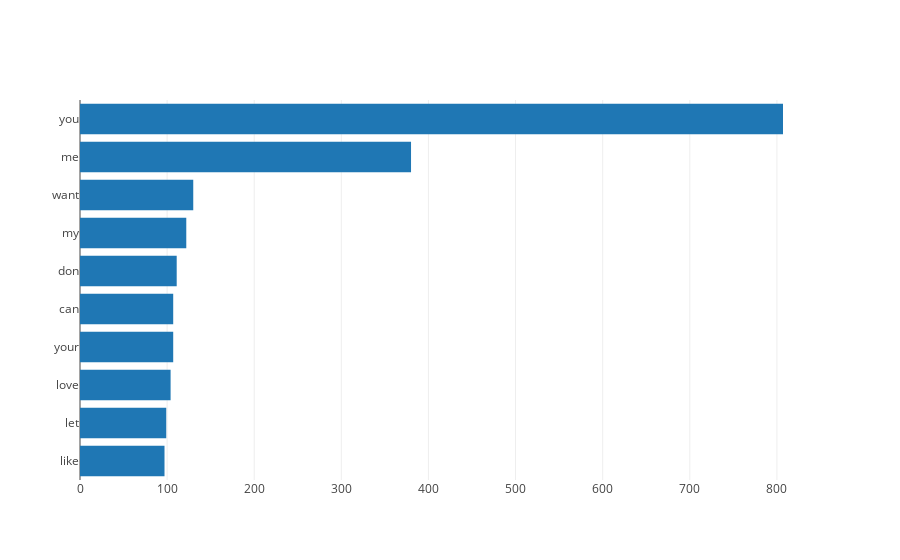

The notebook cell saved with this chart:
### Code cell
from plotly import graph_objs as go
import plotly.offline as py
py.init_notebook_mode(connected=True)

bars = [
    go.Bar(y=freq.sum().nlargest(10).index[::-1], x=freq.sum().nlargest(10).values[::-1], orientation='h')
]
fig = go.Figure(bars)
py.iplot(fig)

### Figure 1 — Plotly figure (JSON) as saved in the notebook; plotly's stock layout.template omitted (floating-point values rounded to 4 significant figures)
{"data": [{"orientation": "h", "type": "bar", "uid": "81c9b465-b6d3-4476-81a7-161e05147abe", "x": [97, 99, 104, 107, 107, 111, 122, 130, 380, 807], "y": ["like", "let", "love", "your", "can", "don", "my", "want", "me", "you"]}], "layout": {}}
